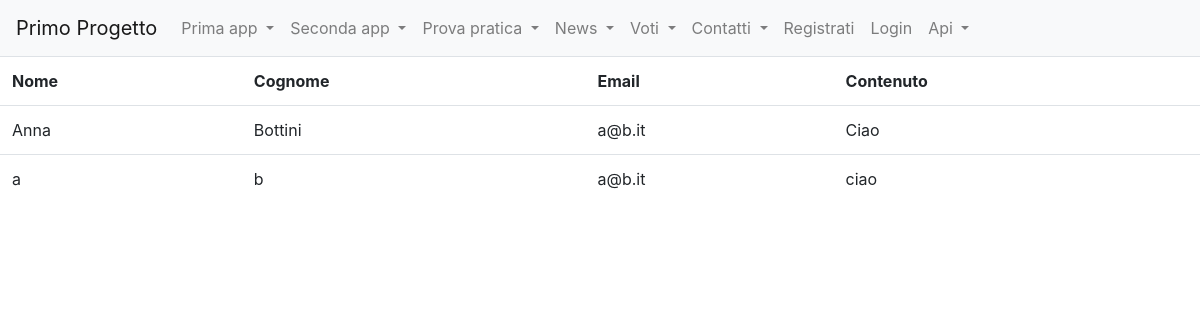
Before: /forms_app/lista_contatti/ with the older database file.
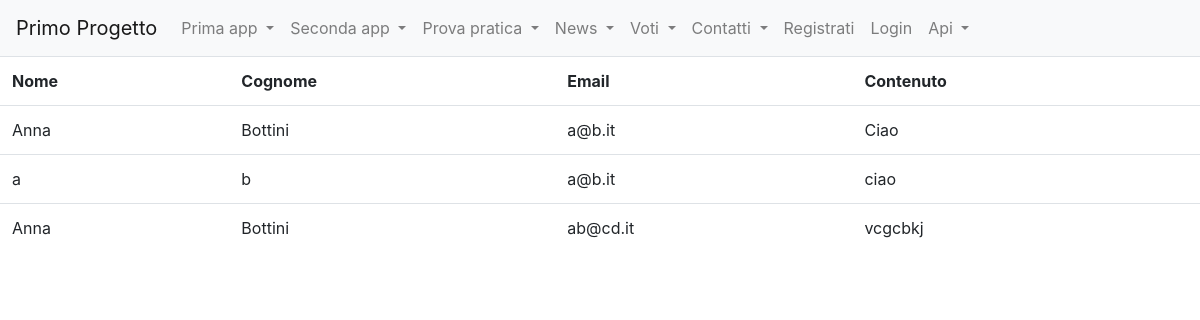
After: the same page with the newer database file.
### forms_app/models.py (models this page shows)
class Contatto(models.Model):
    nome = models.CharField(max_length=100)
    cognome = models.CharField(max_length=100)
    email = models.EmailField(max_length=200)
    contenuto = models.TextField()
    class Meta:
        verbose_name = 'Contatto'
        verbose_name_plural = 'Contatti'

### forms_app/views.py (the view)
# urls.py: path('lista_contatti/', lista_contatti, name="lista_contatti"),
def lista_contatti(request):
    contatti = Contatto.objects.all()
    context = {
        "contatti" : contatti
    }
    return render(request, "forms_app/lista_contatti.html", context)

### forms_app/templates/forms_app/lista_contatti.html (shortened to what this page needs)
{% extends 'base.html' %}
{% load crispy_forms_tags %}
{% block content %}
<table class="table">
    <tr>
        <th> Nome </th>
        <th> Cognome </th>
        <th> Email </th>
        <th> Contenuto </th>
    </tr>
    {% for contatto in contatti %}
        <tr>
            <td>{{contatto.nome}}</td>
            <td>{{contatto.cognome}}</td>
            <td>{{contatto.email}}</td>
            <td>{{contatto.contenuto}}</td>
        </tr>
    {% endfor %}
</table>
{% endblock content %}

### templates/base.html (shortened to what this page needs)
<!DOCTYPE html>
{% load static %}
<html lang="en">
<head>
     <link rel="stylesheet" href="https://cdn.jsdelivr.net/npm/bootstrap@4.5.3/dist/css/bootstrap.min.css">
</head>
<body>
  <nav class="navbar navbar-expand-lg navbar-light bg-light">
  <a class="navbar-brand" href="/">Primo Progetto</a>
  <div class="collapse navbar-collapse" id="navbarSupportedContent">
    <ul class="navbar-nav mr-auto">
      <li class="nav-item dropdown">
        <a class="nav-link dropdown-toggle" href="#" id="navbarDropdown" role="button" data-toggle="dropdown" aria-haspopup="true" aria-expanded="false">
          Prima app
        </a>
      </li>
      <li class="nav-item dropdown">
        <a class="nav-link dropdown-toggle" href="#" id="navbarDropdown" role="button" data-toggle="dropdown" aria-haspopup="true" aria-expanded="false">
          Seconda app
        </a>
      </li>
      <li class="nav-item dropdown">
        <a class="nav-link dropdown-toggle" href="#" id="navbarDropdown" role="button" data-toggle="dropdown" aria-haspopup="true" aria-expanded="false">
          Prova pratica
        </a>
      </li>
      <li class="nav-item dropdown">
        <a class="nav-link dropdown-toggle" href="#" id="navbarDropdown" role="button" data-toggle="dropdown" aria-haspopup="true" aria-expanded="false">
          News
        </a>
      </li>
      <li class="nav-item dropdown">
        <a class="nav-link dropdown-toggle" href="#" id="navbarDropdown" role="button" data-toggle="dropdown" aria-haspopup="true" aria-expanded="false">
          Voti
        </a>
      </li>
      <li class="nav-item dropdown">
        <a class="nav-link dropdown-toggle" href="#" id="navbarDropdown" role="button" data-toggle="dropdown" aria-haspopup="true" aria-expanded="false">
          Contatti
        </a>
      </li>
      {% if request.user.is_authenticated %}
        <li class="nav-item dropdown">
          <a class="nav-link dropdown-toggle" href="#" id="navbarDropdown" role="button" data-toggle="dropdown" aria-haspopup="true" aria-expanded="false">
            {{ request.user.username }}
          </a>
          <div class="dropdown-menu" aria-labelledby="navbarDropdown">
            <div class="dropdown-divider"></div>
            <form id="logout-form" action="{% url 'logout' %}" method="post">
              {% csrf_token %}
              <button class="btn ft-power" type="submit">Logout</button>
            </form>
          </div>
        </li>
      {% else %}
        <li class="nav-item">
          <a class="nav-link" href="{%url 'accounts:signup'%}">Registrati</a>
        </li>
        <li class="nav-item">
          <a class="nav-link" href="{%url 'login'%}">Login</a>
        </li>
      {% endif %}
      <li class="nav-item dropdown">
        <a class="nav-link dropdown-toggle" href="#" id="navbarDropdown" role="button" data-toggle="dropdown" aria-haspopup="true" aria-expanded="false">
          Api
        </a>
      </li>
    </ul>
  </div>
  </nav>
    {%block content%}
    {%endblock content%}
</body>
</html>

Changed rows visible on the page:
added Contatto: nome "Anna", cognome "Bottini", email "ab@cd.it", contenuto "vcgcbkj"
